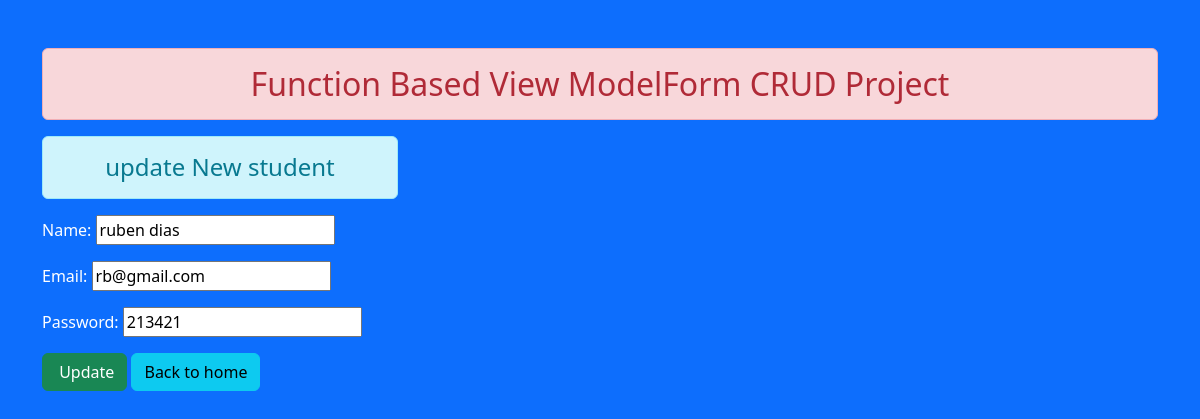
Screenshot of /15/ with the database file from the repository.
### myapp/models.py (models this page shows)
class User(models.Model):
    name = models.CharField(max_length=50)
    email = models.EmailField(max_length=30)
    password = models.CharField(max_length=20)

### myapp/views.py (the view)
# urls.py: path("<int:id>/",views.Update_data,name='Update_data'),
def Update_data(request,id):
    if request.method == 'POST':
       pi = User.objects.get(pk=id)
       fm = studentRegistration(request.POST,instance = pi)
       if fm.is_valid():
        fm.save()
    else:
       pi = User.objects.get(pk=id)
       fm = studentRegistration(instance = pi)
    return render(request, 'myapp/updatestudent.html',{'form' :fm,'id':id})

### myapp/forms.py
class studentRegistration(forms.ModelForm):
    class Meta:
        model = User
        fields = "__all__"

### myapp/templates/myapp/updatestudent.html
{% extends "myapp/base.html"%} {% block content%}
<div class="row">
  <div class="col-sm-4">
    <h4 class="text-center alert alert-info">update New student</h4>
    <form action="" method="post">
      {%csrf_token%} {{form.as_p}}
      <input type="submit" class="btn btn-success" value=" Update" />
<a href="{% url 'entrydata' %}" class="btn btn-info ">Back to home </a>
    </form>
  </div>
</div>
{% endblock content%}

### rows the page displays
User: name "ruben dias", email "rb@gmail.com", password "213421"
